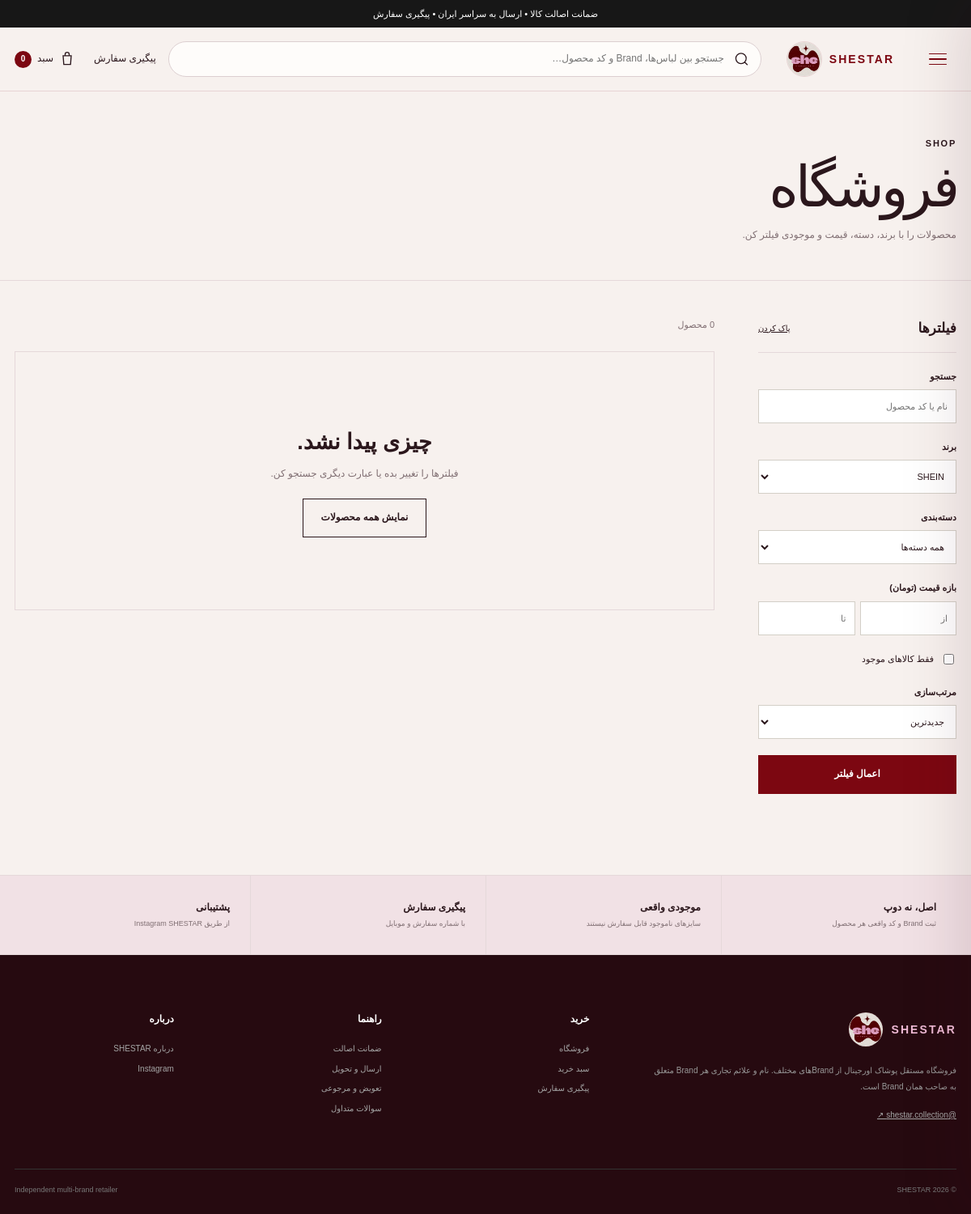
The page /shop/?brand=shein on the database its author committed.
### shop/models.py (models this page shows, shortened)
class HomePageContent(models.Model):
    announcement_text = models.CharField("نوار بالای سایت", max_length=180, default="ضمانت اصالت کالا • ارسال به سراسر ایران • پیگیری سفارش")
    hero_kicker = models.CharField("تیتر کوچک Hero", max_length=160, default="SHESTAR COLLECTION · ORIGINAL BRAND FASHION")
    hero_title = models.CharField("عنوان اصلی Hero", max_length=220, default="استایل‌هایی که دلت می‌خواد بپوشی.")
    hero_text = models.TextField("متن Hero", default="انتخاب آیتم‌های اورجینال از Brandهای مختلف؛ با سایز و موجودی واقعی، قیمت شفاف و امکان ثبت و پیگیری سفارش از خود سایت.")
    hero_primary_button = models.CharField("متن دکمه اصلی Hero", max_length=80, default="شروع خرید")
    hero_secondary_button = models.CharField("متن دکمه دوم Hero", max_length=80, default="Instagram ↗")
    promise_1_title = models.CharField("مزیت ۱ - عنوان", max_length=80, default="اورجینال")
    promise_1_text = models.CharField("مزیت ۱ - توضیح", max_length=140, default="بدون فیک و Dupe")
    promise_2_title = models.CharField("مزیت ۲ - عنوان", max_length=80, default="شفاف")
    promise_2_text = models.CharField("مزیت ۲ - توضیح", max_length=140, default="قیمت، سایز و موجودی واقعی")
    promise_3_title = models.CharField("مزیت ۳ - عنوان", max_length=80, default="قابل پیگیری")
    promise_3_text = models.CharField("مزیت ۳ - توضیح", max_length=140, default="از ثبت تا ارسال")
    category_kicker = models.CharField("دسته‌بندی - تیتر کوچک", max_length=100, default="SHOP BY CATEGORY")
    category_title = models.CharField("دسته‌بندی - عنوان", max_length=100, default="دسته‌بندی‌ها")
    new_kicker = models.CharField("جدیدها - تیتر کوچک", max_length=100, default="JUST IN")
    new_title = models.CharField("جدیدها - عنوان", max_length=100, default="جدیدها")
    lookbook_kicker = models.CharField("Lookbook - تیتر کوچک", max_length=100, default="THE SHESTAR EDIT")
    lookbook_title = models.CharField("Lookbook - عنوان", max_length=180, default="از Instagram تا سبد خرید.")
    lookbook_text = models.TextField("Lookbook - متن", default="عکس‌های واقعی استایل و محصول می‌توانند کنار عکس رسمی Brand روی صفحه محصول قرار بگیرند تا مشتری دقیق‌تر انتخاب کند.")
    lookbook_button = models.CharField("Lookbook - متن دکمه", max_length=80, default="دیدن Instagram")
    brands_kicker = models.CharField("Brandها - تیتر کوچک", max_length=100, default="MULTI-BRAND")
    brands_title = models.CharField("Brandها - عنوان", max_length=100, default="Brandها")
    brands_disclaimer = models.TextField("متن زیر Brandها", default="SHESTAR یک فروشگاه مستقل Multi-brand است و نمایش نام Brand به معنی نمایندگی رسمی آن Brand نیست.")
    why_kicker = models.CharField("Why SHESTAR - تیتر کوچک", max_length=100, default="WHY SHESTAR")
    why_title = models.CharField("Why SHESTAR - عنوان", max_length=180, default="اصل بودن فقط یک جمله نیست.")
    instagram_handle = models.CharField("Instagram handle", max_length=80, default="@SHESTAR.COLLECTION")
    instagram_title = models.CharField("Instagram banner - عنوان", max_length=180, default="Dropهای جدید را از دست نده.")
    footer_about = models.TextField("متن معرفی Footer", default="فروشگاه مستقل پوشاک اورجینال از Brandهای مختلف. نام و علائم تجاری هر Brand متعلق به صاحب همان Brand است.")
    footer_shop_heading = models.CharField("عنوان ستون خرید Footer", max_length=60, default="خرید")
    footer_help_heading = models.CharField("عنوان ستون راهنما Footer", max_length=60, default="راهنما")
    footer_about_heading = models.CharField("عنوان ستون درباره Footer", max_length=60, default="درباره")
    footer_bottom_text = models.CharField("متن پایین Footer", max_length=160, default="Independent multi-brand retailer")
    meta_title = models.CharField("SEO - عنوان صفحه اصلی", max_length=180, default="SHESTAR | Original Brand Fashion")
    meta_description = models.CharField("SEO - توضیحات صفحه اصلی", max_length=300, default="فروش آنلاین پوشاک اورجینال برندهای مختلف با نمایش موجودی، سایز، ثبت سفارش و پیگیری سفارش.")
    updated_at = models.DateTimeField("آخرین ویرایش", auto_now=True)
    class Meta:
        verbose_name = "محتوای صفحه اصلی"
        verbose_name_plural = "محتوای صفحه اصلی"
    @classmethod
    def load(cls):
        obj, _ = cls.objects.get_or_create(pk=1)
        return obj

### shop/views.py (the view, shortened to what this page needs)
# urls.py: path("shop/", views.shop_list, name="shop_list"),
@ensure_csrf_cookie
def shop_list(request):
    products = (
        Product.objects.filter(is_active=True, brand__active=True)
        .select_related("brand")
        .prefetch_related("variants")
    )
    q = request.GET.get("q", "").strip()
    brand = request.GET.get("brand", "").strip()
    category = request.GET.get("category", "").strip()
    available = request.GET.get("available", "").strip()
    sort = request.GET.get("sort", "newest")
    if brand:
        products = products.filter(brand__slug=brand)
    if category:
        products = products.filter(category=category)
    if available == "1":
        products = products.filter(variants__active=True, variants__stock__gt=0).distinct()
    try:
        min_price = int(request.GET.get("min_price", "") or 0)
    except ValueError:
        min_price = 0
    try:
        max_price = int(request.GET.get("max_price", "") or 0)
    except ValueError:
        max_price = 0
    if min_price:
        products = products.filter(price__gte=min_price)
    if max_price:
        products = products.filter(price__lte=max_price)
    sort_map = {
        "newest": "-created_at",
        "price_asc": "price",
        "price_desc": "-price",
        "brand": "brand__name",
    }
    products = products.order_by(sort_map.get(sort, "-created_at"))
    paginator = Paginator(products, 16)
    page_obj = paginator.get_page(request.GET.get("page"))
    query_params = request.GET.copy()
    query_params.pop("page", None)
    return render(request, "shop/shop.html", {
        "page_obj": page_obj,
        "brands": Brand.objects.filter(active=True).order_by("display_order", "name"),
        "categories": _categories(),
        "selected": {
            "q": q,
            "brand": brand,
            "category": category,
            "available": available,
            "min_price": min_price or "",
            "max_price": max_price or "",
            "sort": sort,
        },
        "querystring": query_params.urlencode(),
    })

### shop/cart.py (called while the page is built, shortened)
def money(value):
    return f"{int(value):,} تومان"

def get_cart(request):
    return request.session.get(CART_SESSION_KEY, {})

def cart_snapshot(request):
    cart = get_cart(request)
    if not cart:
        return {
            "items": [], "count": 0, "subtotal": 0, "discount": 0, "total_after_discount": 0,
            "subtotal_display": money(0), "discount_display": money(0), "total_after_discount_display": money(0),
            "coupon": None, "can_checkout": False,
        }

### shop/context_processors.py (called while the page is built)
def storefront(request):
    snapshot = cart_snapshot(request)
    return {
        "global_cart_count": snapshot["count"],
        "site_settings": SiteSetting.load(),
        "home_content": HomePageContent.load(),
        "categories": Product.CATEGORY_CHOICES,
    }

### shop/models.py (called while the page is built)
    @classmethod
    def load(cls):
        obj, _ = cls.objects.get_or_create(pk=1)
        return obj

### shop/views.py (called while the page is built)
def _categories():
    return Product.CATEGORY_CHOICES

### shop/templates/shop/shop.html (shortened to what this page needs)
{% extends 'shop/base.html' %}
{% block content %}
<section class="page-hero compact"><div class="container"><span class="kicker">SHOP</span><h1>فروشگاه</h1><p>محصولات را با برند، دسته، قیمت و موجودی فیلتر کن.</p></div></section>
<div class="container shop-layout">
  <aside class="filters">
    <div class="filter-title"><h2>فیلترها</h2><a href="{% url 'shop:shop_list' %}">پاک کردن</a></div>
    <form method="get" action="{% url 'shop:shop_list' %}">
      <label class="filter-group"><span>جستجو</span><input name="q" value="{{ selected.q }}" placeholder="نام یا کد محصول"></label>
      <label class="filter-group"><span>برند</span><select name="brand"><option value="">همه برندها</option>{% for brand in brands %}<option value="{{ brand.slug }}" {% if selected.brand == brand.slug %}selected{% endif %}>{{ brand.name }}</option>{% endfor %}</select></label>
      <label class="filter-group"><span>دسته‌بندی</span><select name="category"><option value="">همه دسته‌ها</option></select></label>
      <div class="filter-group"><span>بازه قیمت (تومان)</span><div class="price-inputs"><input name="min_price" inputmode="numeric" value="{{ selected.min_price }}" placeholder="از"><input name="max_price" inputmode="numeric" value="{{ selected.max_price }}" placeholder="تا"></div></div>
      <label class="check-row"><input type="checkbox" name="available" value="1" {% if selected.available == '1' %}checked{% endif %}><span>فقط کالاهای موجود</span></label>
      <label class="filter-group"><span>مرتب‌سازی</span><select name="sort"><option value="newest" {% if selected.sort == 'newest' %}selected{% endif %}>جدیدترین</option></select></label>
      <button class="btn btn-dark full" type="submit">اعمال فیلتر</button>
    </form>
  </aside>
  <section class="shop-results">
    <div class="results-bar"><span>{{ page_obj.paginator.count }} محصول</span><button type="button" class="mobile-filter-btn" data-filter-toggle>فیلتر و مرتب‌سازی</button></div>
    {% if page_obj.object_list %}<div class="product-grid shop-grid">{% for product in page_obj %}{% include 'shop/partials/product_card.html' with product=product %}{% endfor %}</div>{% else %}<div class="empty-state"><h3>چیزی پیدا نشد.</h3><p>فیلترها را تغییر بده یا عبارت دیگری جستجو کن.</p><a class="btn btn-outline" href="{% url 'shop:shop_list' %}">نمایش همه محصولات</a></div>{% endif %}
  </section>
</div>
{% endblock %}

### shop/templates/shop/base.html (shortened to what this page needs)
{% load static %}
<!doctype html>
<html lang="fa" dir="rtl">
<head>
  <link rel="stylesheet" href="{% static 'shop/css/site.css' %}">
</head>
<body>
  <div class="topbar">
    <div class="container topbar-inner"><span>{{ home_content.announcement_text }}</span></div>
  </div>
  <header class="header">
    <div class="container header-main">
      <div class="header-actions">
        <a class="header-link desktop-only" href="{% url 'shop:track_order' %}">پیگیری سفارش</a>
        <a class="cart-link" href="{% url 'shop:cart_page' %}" aria-label="سبد خرید">
          <svg viewBox="0 0 24 24" aria-hidden="true"><path d="M6 7h12l-1 13H7L6 7Zm3 0V5a3 3 0 0 1 6 0v2"/></svg>
          <span>سبد</span><b data-cart-count>{{ global_cart_count }}</b>
        </a>
      </div>
      <form class="header-search" action="{% url 'shop:shop_list' %}" method="get" role="search">
        <svg viewBox="0 0 24 24" aria-hidden="true"><path d="m21 21-4.35-4.35m2.35-5.65a8 8 0 1 1-16 0 8 8 0 0 1 16 0Z"/></svg>
        <input name="q" value="{{ request.GET.q }}" placeholder="جستجو بین لباس‌ها، Brand و کد محصول…" autocomplete="off">
      </form>
      <a class="logo logo-with-image" href="{% url 'shop:home' %}" aria-label="SHESTAR home">
        <img src="{% static 'shop/images/shestar-logo.webp' %}" alt="SHESTAR">
        <span class="logo-word">SHESTAR</span>
      </a>
      <button class="site-menu-btn" type="button" data-menu-open aria-label="باز کردن منوی دسته‌بندی" aria-controls="site-drawer" aria-expanded="false">
        <span></span><span></span><span></span>
      </button>
    </div>
  </header>
  <main>{% block content %}{% endblock %}</main>
  <section class="service-band">
    <div class="container service-grid">
      <div><b>اصل، نه دوپ</b><span>ثبت Brand و کد واقعی هر محصول</span></div>
      <div><b>موجودی واقعی</b><span>سایزهای ناموجود قابل سفارش نیستند</span></div>
      <div><b>پیگیری سفارش</b><span>با شماره سفارش و موبایل</span></div>
      <div><b>پشتیبانی</b><span>{% if site_settings.support_phone %}{{ site_settings.support_phone }}{% else %}از طریق Instagram SHESTAR{% endif %}</span></div>
    </div>
  </section>
  <footer class="footer">
    <div class="container footer-grid">
      <div class="footer-brand">
        <a class="logo logo-with-image" href="{% url 'shop:home' %}"><img src="{% static 'shop/images/shestar-logo.webp' %}" alt="SHESTAR"><span class="logo-word">SHESTAR</span></a>
        <p>{{ home_content.footer_about }}</p>
        <a class="instagram-link" href="{{ site_settings.instagram_url }}" target="_blank" rel="noopener">@shestar.collection ↗</a>
      </div>
      <div><h3>{{ home_content.footer_shop_heading }}</h3><a href="{% url 'shop:shop_list' %}">فروشگاه</a><a href="{% url 'shop:cart_page' %}">سبد خرید</a><a href="{% url 'shop:track_order' %}">پیگیری سفارش</a></div>
      <div><h3>{{ home_content.footer_help_heading }}</h3><a href="{% url 'shop:info_page' 'authenticity' %}">ضمانت اصالت</a><a href="{% url 'shop:info_page' 'shipping' %}">ارسال و تحویل</a><a href="{% url 'shop:info_page' 'returns' %}">تعویض و مرجوعی</a><a href="{% url 'shop:info_page' 'faq' %}">سوالات متداول</a></div>
      <div><h3>{{ home_content.footer_about_heading }}</h3><a href="{% url 'shop:info_page' 'about' %}">درباره SHESTAR</a><a href="{{ site_settings.instagram_url }}" target="_blank" rel="noopener">Instagram</a></div>
    </div>
    <div class="container footer-bottom"><span>© {% now "Y" %} SHESTAR</span><span>{{ home_content.footer_bottom_text }}</span></div>
  </footer>
</body>
</html>

### rows shown on the page
HomePageContent: announcement_text "ضمانت اصالت کالا • ارسال به سراسر ایران • پیگیری سفارش", footer_about "فروشگاه مستقل پوشاک اورجینال از Brandهای مختلف. نام و علائم تجاری هر Brand متعلق به صاحب همان Brand است.", footer_shop_heading "خرید", footer_help_heading "راهنما", footer_about_heading "درباره", footer_bottom_text "Independent multi-brand retailer"

### other values the page prints
{{ global_cart_count }} "0"
form field brand "SHEIN"
